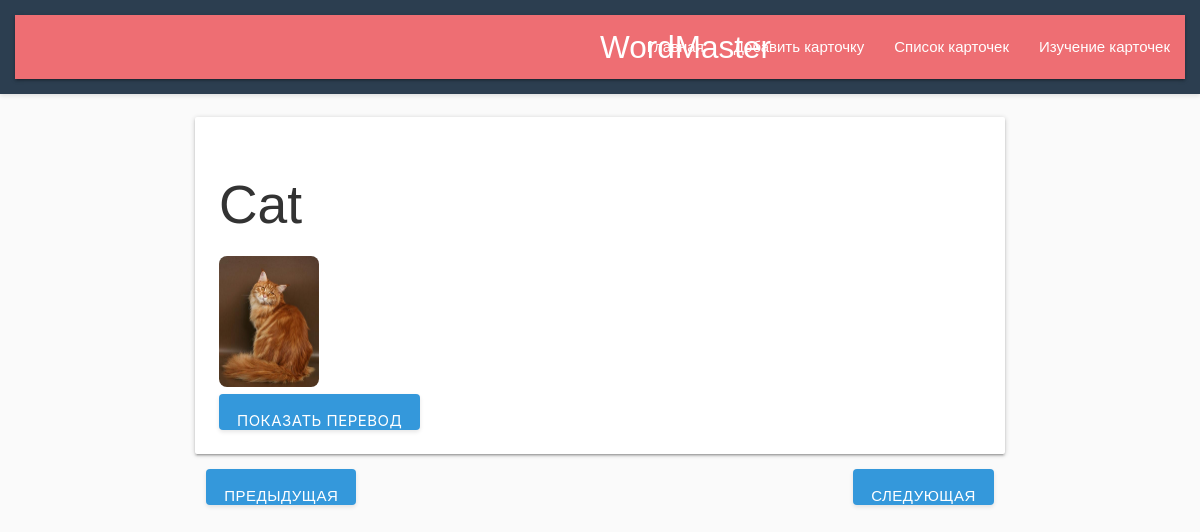
The app's page /study?card_id=6 with its own data.
### main/models.py (models this page shows, shortened)
class WordCard(models.Model):
    word = models.CharField(max_length=255, unique=True, verbose_name="Слово")
    translation = models.CharField(max_length=255, blank=True, null=True, verbose_name="Перевод")
    image = models.OneToOneField(
        ImageModel,
        blank=True,
        null=True,
        verbose_name="Изображения",
        on_delete=models.SET_NULL
    )
    created_at = models.DateTimeField(auto_now_add=True, verbose_name="Дата создания")
    updated_at = models.DateTimeField(auto_now=True, verbose_name="Дата обновления")
    class Meta:
        verbose_name = "Карточка слова"
        verbose_name_plural = "Карточки слов"

class ImageModel(models.Model):
    uuid = models.CharField(max_length=100)
    data = models.ImageField(upload_to='images/')

### main/views.py (the view)
# urls.py: path('study', views.StudyView.as_view(),  name='study'),
class StudyView(View):
    def get(self, request, *args, **kwargs):
        current_card_id = request.GET.get('card_id')
        cards = WordCard.objects.all().order_by('created_at')
        if current_card_id:
            current_card = get_object_or_404(WordCard, id=current_card_id)
        else:
            current_card = cards.first()
        if not current_card:
            return render(request, "study.html", {'current_card': None})
        card_list = list(cards)
        current_index = card_list.index(current_card)
        prev_card = card_list[current_index - 1] if current_index > 0 else None
        next_card = card_list[current_index + 1] if current_index < len(card_list) - 1 else None
        context = {
            'current_card': current_card,
            'prev_card': prev_card,
            'next_card': next_card,
        }
        return render(request, "study.html", context)

### templates/study.html (shortened to what this page needs)
{% load static %}
<!DOCTYPE html>
<html lang="en">
<head>
    <link href="https://cdnjs.cloudflare.com/ajax/libs/materialize/1.0.0/css/materialize.min.css" rel="stylesheet">
    <link rel="stylesheet" href="{% static 'css/styles.css' %}">
</head>
<body>
    {% include 'header.html' %}
    <main class="container">
        {% if current_card %}
            <div class="card">
                <div class="card-content">
                    <h2 id="word">{{ current_card.word }}</h2>
                    {% if current_card.image %}
                        <img src="{{ current_card.image.data }}" alt="{{ current_card.word }}" class="thumbnail">
                        <br>
                    {% endif %}
                    <button id="show-translation" class="btn">Показать перевод</button>
                </div>
            </div>
            <div class="row">
                <div class="col s6">
                    <a href="?card_id={{ prev_card.id }}" class="btn {% if not prev_card %}disabled{% endif %}">Предыдущая</a>
                </div>
                <div class="col s6 right-align">
                    <a href="?card_id={{ next_card.id }}" class="btn {% if not next_card %}disabled{% endif %}">Следующая</a>
                </div>
            </div>
        {% else %}
            <p>Нет доступных карточек для изучения.</p>
        {% endif %}
    </main>
</body>
</html>

### static/css/styles.css (style rules this page uses)
body { font-family: Arial, sans-serif; background-color: #fafafa; margin: 0; padding: 0; color: #333; }
main { padding: 1rem; max-width: 1200px; margin: 0 auto; }
.thumbnail { max-width: 100px; height: auto; border-radius: 8px; }
.btn { background-color: #3498db; color: white; border: none; border-radius: 4px; padding: 0.6rem 1.2rem; cursor: pointer; font-size: 1rem; transition: background-color 0.3s ease, transform 0.2s ease; box-shadow: 0 2px 4px rgba(0, 0, 0, 0.1); }

### records on screen
WordCard: word "Cat", image.data (picture)
